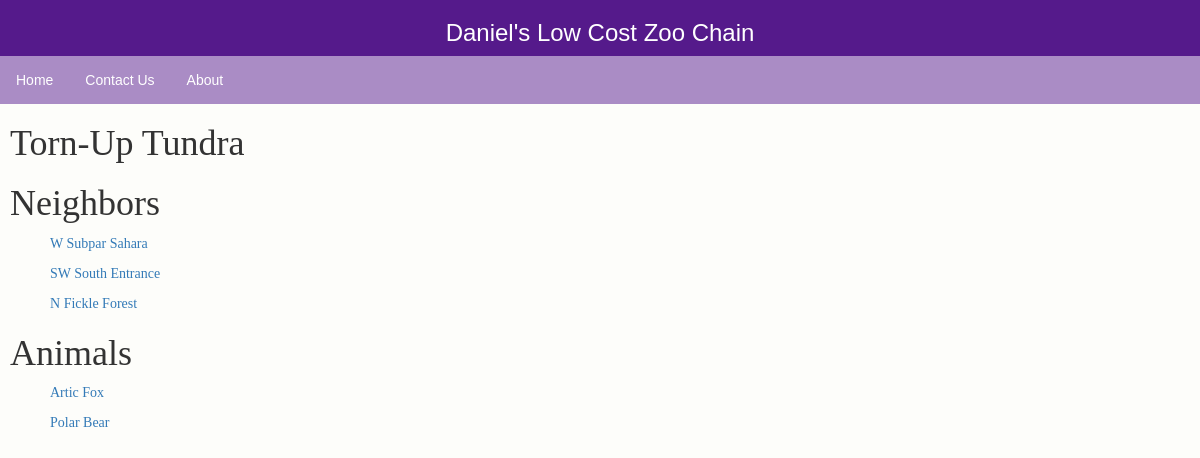
/zoo/exhibit/2, run on the app's committed database.
### zoo/models.py (models this page shows, shortened)
class Exhibit(models.Model):
    name = models.CharField(max_length=200, help_text="Enter Exhibit Name")
    zoo = models.ForeignKey("Zoo", on_delete=models.SET_NULL, null=True, related_name='parentZoo')
    hasExit = models.BooleanField(default=False)
    def __str__(self):
        return self.name

class Neighbors(models.Model):
    fromExhibit = models.ForeignKey("Exhibit", on_delete=models.SET_NULL, null=True, related_name='fromExhibit')
    direction = models.CharField(max_length=2, help_text="Enter Direction To Travel")
    toExhibit = models.ForeignKey("Exhibit", on_delete=models.SET_NULL, null=True, related_name='toExhibit')

class Animals(models.Model):
    parentExhibit = models.ForeignKey("Exhibit", on_delete=models.SET_NULL, null=True, related_name='parentExhibit')
    name = models.CharField(max_length=200, help_text="Enter Animal Name", null=True)
    imageFilePath = models.CharField(max_length=200, help_text="Enter Image Path", null=True)
    soundFilePath = models.CharField(max_length=200, help_text="Enter Sound Path", null=True)
    habitatDesc = models.TextField(max_length=1000, help_text="Enter a Description", null=True)
    dietDesc = models.TextField(max_length=1000, help_text="Enter a Description", null=True)

### zoo/views.py (the view)
# urls.py: path('exhibit/<int:pk>', views.ExhibitDetailView.as_view(), name='exhibitDetail'),
class ExhibitDetailView(generic.DetailView):
    model = Exhibit

### zoo/templates/zoo/exhibit_detail.html
{% extends "base_generic.html" %}
{% block content %}
<h1>{{ exhibit.name }}</h1>
<h1>Neighbors</h1>
{% for neighbors in exhibit.fromExhibit.all %}
    <p><a href="{{ neighbors.toExhibit.id }}">{{ neighbors.direction }} {{ neighbors.toExhibit }}</a></p>
{% endfor %}
<h1>Animals</h1>
{% for animals in exhibit.parentExhibit.all %}
    <p><a href="/zoo/animal/{{ animals.id }}">{{ animals.name }}</a></p>
{% endfor %}
{% endblock %}

### zoo/static/css/styles.css (style rules this page uses)
body { padding:0px; margin:0px; background-color:#fdfdfa; }
p { text-indent: 40px; }

### data on the page
Exhibit: name "Torn-Up Tundra"
Neighbors: direction "W", toExhibit "Subpar Sahara"
Neighbors: direction "SW", toExhibit "South Entrance"
Neighbors: direction "N", toExhibit "Fickle Forest"
Animals: name "Artic Fox"
Animals: name "Polar Bear"
